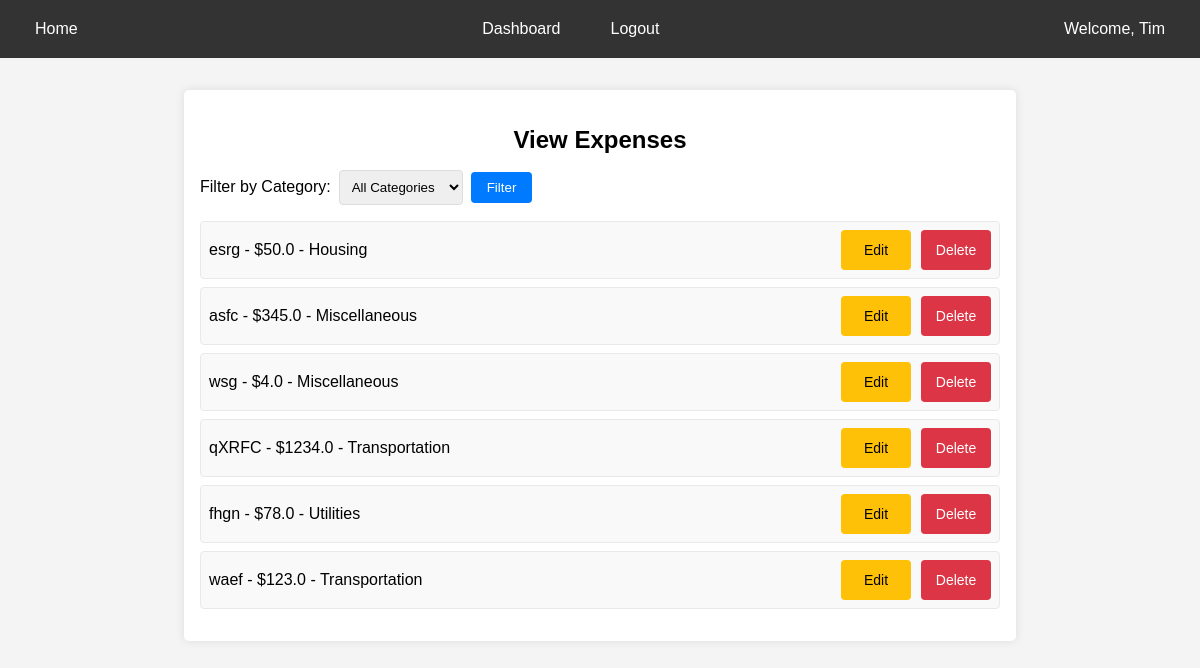
Before: /view_expenses (signed in) with the older database file.
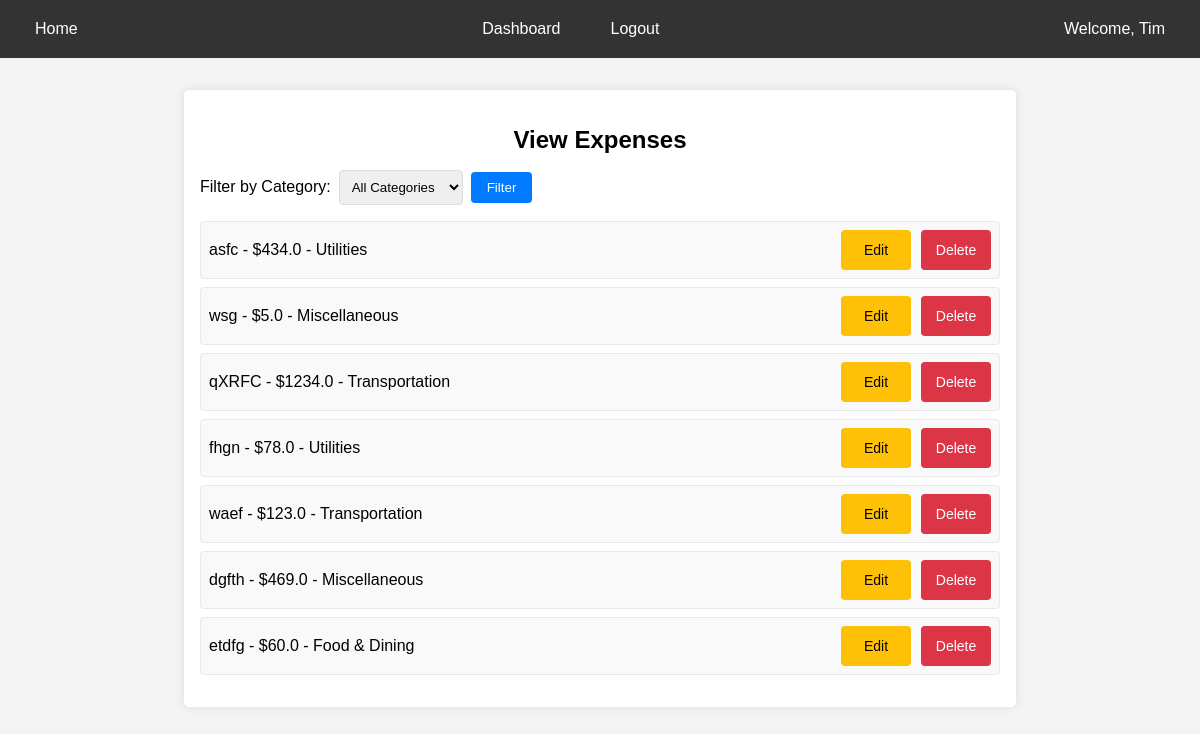
After: the same page with the newer database file.
### tables this page shows
CREATE TABLE users (
    id INTEGER PRIMARY KEY AUTOINCREMENT,
    username TEXT UNIQUE NOT NULL,
    password TEXT NOT NULL
);

CREATE TABLE "expenses" (
    id INTEGER PRIMARY KEY AUTOINCREMENT,
    user_id INTEGER,
    group_id INTEGER,
    amount REAL,
    description TEXT,
    created_at DATETIME DEFAULT CURRENT_TIMESTAMP,
    category_id INTEGER,
    FOREIGN KEY (user_id) REFERENCES users (id),
    FOREIGN KEY (group_id) REFERENCES groups (id),
    FOREIGN KEY (category_id) REFERENCES categories (id)
);

CREATE TABLE categories (
    id INTEGER PRIMARY KEY AUTOINCREMENT,
    name TEXT NOT NULL
);

### app/expense/routes.py (the view)
@expense_blueprint.route('/view_expenses', methods=['GET'])
@login_required
def view_expenses():
    category_id = request.args.get('category_id')
    conn = get_db_connection()
    params = [current_user.id]
    query = 'SELECT e.*, c.name AS category_name FROM expenses e LEFT JOIN categories c ON e.category_id = c.id WHERE e.user_id = ?'
    if category_id and category_id.isdigit():
        query += ' AND e.category_id = ?'
        params.append(int(category_id))
    expenses = conn.execute(query, params).fetchall()
    categories = conn.execute('SELECT * FROM categories').fetchall()
    expenses = [dict(expense) for expense in expenses]
    categories = [dict(category) for category in categories]
    conn.close()
    return render_template('view_expenses.html', expenses=expenses, categories=categories, current_category_id=category_id)

### app/__init__.py (called while the page is built)
def create_app():
    app = Flask(__name__)
    app.config.from_object(Config)
    login_manager = LoginManager()
    login_manager.init_app(app)
    login_manager.login_view = 'auth.login'
    @login_manager.user_loader
    def load_user(user_id):
        return User.get(user_id)
    @app.route('/')
    def home():
        return render_template('home.html')
    app.register_blueprint(auth_blueprint)
    app.register_blueprint(expense_blueprint)
    return app

### app/database.py (called while the page is built)
def get_db_connection():
    conn = sqlite3.connect('expense.db')
    conn.row_factory = sqlite3.Row
    return conn

### app/models.py (called while the page is built)
    @staticmethod
    def get(user_id):
        conn = get_db_connection()
        user = conn.execute('SELECT * FROM users WHERE id = ?', (int(user_id),)).fetchone()
        conn.close()
        if user:
            return User(id=user['id'], username=user['username'])
        return None

### app/templates/view_expenses.html (shortened to what this page needs)
{% extends 'layout.html' %}
{% block content %}
<div class="expenses-list">
    <h2>View Expenses</h2>
    <form method="GET" action="{{ url_for('expense.view_expenses') }}">
        <label for="filter_category">Filter by Category:</label>
        <select id="filter_category" name="category_id">
            <option value="">All Categories</option>
        </select>
        <button type="submit">Filter</button>
    </form>
    <ul>
        {% for expense in expenses %}
        <li>
            {{ expense.description }} - ${{ expense.amount }} - {{ expense.category_name }}
            <div class="expense-actions">
                <a href="{{ url_for('expense.edit_expense', expense_id=expense.id) }}" class="edit-link button-common">Edit</a>
                <form action="{{ url_for('expense.delete_expense', expense_id=expense.id) }}" method="post" onsubmit="return confirm('Are you sure you want to delete this expense?');">
                    <button type="submit" class="delete-button button-common">Delete</button>
                </form>
            </div>
        </li>
        {% endfor %}
    </ul>
</div>
{% endblock %}

### app/templates/layout.html (shortened to what this page needs)
<!DOCTYPE html>
<html>
<head>
    <link rel="stylesheet" href="{{ url_for('static', filename='base.css') }}">
    <link rel="stylesheet" href="{{ url_for('static', filename='forms.css') }}">
    <link rel="stylesheet" href="{{ url_for('static', filename='dashboard.css') }}">
    <link rel="stylesheet" href="{{ url_for('static', filename='home.css') }}">
    <link rel="stylesheet" href="{{ url_for('static', filename='expenses.css') }}">
    <link rel="stylesheet" href="{{ url_for('static', filename='responsive.css') }}">
</head>
<body>
    <header>
        <nav class="navigation-bar">
            <div class="home-button">
                <a href="{% if current_user.is_authenticated %}{{ url_for('expense.dashboard') }}{% else %}{{ url_for('home') }}{% endif %}">Home</a>
            </div>
            <ul>
                {% if current_user.is_authenticated %}
                    <li><a href="{{ url_for('expense.dashboard') }}">Dashboard</a></li>
                    <li><a href="{{ url_for('auth.logout') }}">Logout</a></li>
                {% else %}
                    <li><a href="{{ url_for('auth.login') }}">Login</a></li>
                    <li><a href="{{ url_for('auth.register') }}">Register</a></li>
                {% endif %}
            </ul>
            <div class="user-info">
                {% if current_user.is_authenticated %}
                    <span>Welcome, {{ current_user.username }}</span>
                {% endif %}
            </div>
        </nav>
    </header>
    <main>
        {% block content %}
        {% endblock %}
    </main>
</body>
</html>

### app/static/base.css (style rules this page uses)
body { font-family: Arial, sans-serif; margin: 0; padding: 0; background-color: #f4f4f4; }
header { background-color: #333; color: #fff; }
.navigation-bar { display: flex; justify-content: space-between; align-items: center; background-color: #333; color: #fff; padding: 10px 20px; }
.navigation-bar .home-button a, .navigation-bar .user-info span, .navigation-bar ul li a { color: white; text-decoration: none; padding: 10px 15px; }
.navigation-bar ul { list-style: none; display: flex; margin: 0; padding: 0; }
nav { background-color: #444; overflow: hidden; color: white; padding: 0; text-align: center; margin: 0; }
nav ul { list-style: none; display: flex; justify-content: center; padding-left: 0; margin: 0; }
nav ul li { margin: 0; padding: 0 10px; }
nav ul li a { padding: 15px; display: inline-block; color: white; text-decoration: none; }
main { margin: 15px; }

### app/static/expenses.css (style rules this page uses)
.expenses-list { width: 100%; max-width: 800px; background: #fff; margin: 2rem auto; padding: 1rem; border-radius: 5px; box-shadow: 0 0 10px rgba(0, 0, 0, 0.1); }
.expenses-list h2 { margin-bottom: 1rem; text-align: center; }
.expenses-list form { margin-bottom: 2rem; text-align: center; }
.expenses-list label { margin-right: 0.5rem; }
.expenses-list select { margin-right: 0.5rem; padding: 0.5rem; border: 1px solid #ddd; border-radius: 4px; }
.expenses-list button { padding: 0.5rem 1rem; background: #007bff; color: white; border: none; border-radius: 4px; cursor: pointer; transition: background 0.3s; }
.expenses-list ul { list-style-type: none; padding: 0; }
.expenses-list li { background: #f9f9f9; border: 1px solid #e9e9e9; padding: 0.5rem; margin-bottom: 0.5rem; border-radius: 4px; display: flex; justify-content: space-between; align-items: center; padding: 0.5rem; margin-bottom: 0.5rem; border: 1px solid #e9e9e9; border-radius: 4px; background: #f9f9f9; display: flex; justify-content: space-between; align-items: center; }
.expenses-list .expense-actions { display: flex; align-items: center; }
.expenses-list .edit-link { background-color: #ffc107; color: black; padding: 0.5rem 1rem; border-radius: 4px; transition: background-color 0.3s ease; text-decoration: none; }
.expenses-list form { margin: 0; display: flex; align-items: center; }
.expenses-list .delete-button { background-color: #dc3545; color: white; padding: 0.5rem 1rem; border-radius: 4px; transition: background-color 0.3s ease; }
.expense-actions { display: flex; align-items: center; }
.expenses-list .edit-link, .expenses-list .delete-button { width: 70px; height: 40px; padding: 0; font-size: 14px; box-sizing: border-box; }
.expenses-list .edit-link { font-size: 14px; text-align: center; line-height: 40px; margin-right: 10px; }

Changed rows visible on the page:
removed expenses: description "esrg", amount "50.0", category_name "Housing"
changed expenses "asfc": amount "345.0" → "434.0"; category_name "Miscellaneous" → "Utilities"
changed expenses "wsg": amount "4.0" → "5.0"
added expenses: description "dgfth", amount "469.0", category_name "Miscellaneous"
added expenses: description "etdfg", amount "60.0", category_name "Food & Dining"
